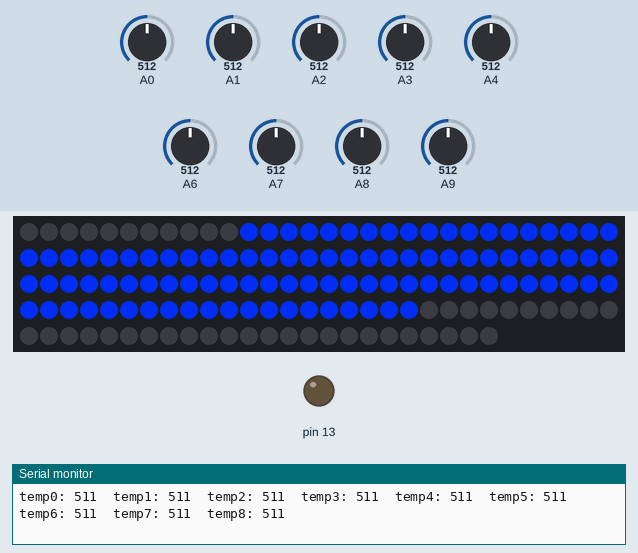
Simulated run of this sketch. Board: Arduino Mega 2560, built with avr-gcc and run on an emulated ATmega2560. Parts: 144 RGB LEDs in strip order, left to right, continuing on the next row, output pins drawn as LEDs (lit = HIGH), the last lines printed to the serial monitor. The test bench sets the inputs (shaded band); at power-on: A1 = 512, A2 = 512, A0 = 512, A3 = 512, A4 = 512, A6 = 512, A7 = 512, A8 = 512, A9 = 512.

Above: at 1.2 s.
1.3 s: A1 set to 716
2.8 s: A2 set to 716
4.3 s: A0 set to 30
5.8 s: A0 set to 306
At 6.4 s:
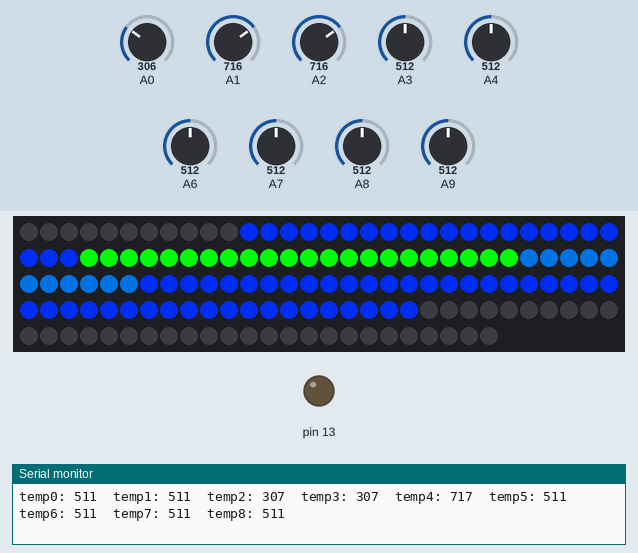
Timing chart, 0 to 8.3 s (numbered marks = the images above; inputs shaded):
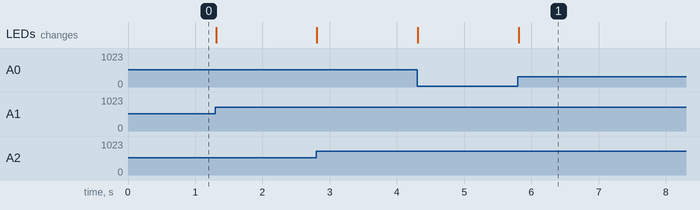

The sketch:

SCF_Arduino_Ver_5.ino
```cpp
#include <Adafruit_DotStar.h>
#include <SPI.h>         // COMMENT OUT THIS LINE FOR GEMMA OR TRINKET
#define NUMPIXELS 144 // Number of LEDs in strip

//#define TESTPIN 3

//Using LEDS with SPI, Pins 51,52 are used (MOSI, SCLK)
Adafruit_DotStar strip = Adafruit_DotStar(NUMPIXELS, DOTSTAR_RGB);

void setup() {
  #if defined(__AVR_ATtiny85__) && (F_CPU == 16000000L)
  clock_prescale_set(clock_div_1); // Enable 16 MHz on Trinket
#endif

  Serial.begin(1000000); //1 MB/s
  pinMode(13, OUTPUT);
  strip.begin(); // Initialize pins for output
  strip.show();  // Turn all LEDs off ASAP
}

void loop() {

 // digitalWrite(TESTPIN,HIGH);
 //0-200 blue->green
 //201-3ff green-> red
 uint8_t r,g,b;
 uint16_t temp0 = analogRead(A4);
 uint16_t temp1 = analogRead(A3);
 uint16_t temp2 = analogRead(A2);
 uint16_t temp3 = analogRead(A1);
 uint16_t temp4 = analogRead(A0);
 uint16_t temp5 = analogRead(A9);
 uint16_t temp6 = analogRead(A8);
 uint16_t temp7 = analogRead(A7);
 uint16_t temp8 = analogRead(A6);
// bad uint16_t temp9 = analogRead(A5);

 uint16_t avg0 = (1023-temp0);
 uint16_t avg1 = 1023-temp1;
 uint16_t avg2 = 1023-temp2;
 uint16_t avg3 = 1023-temp3;
 uint16_t avg4 = 1023-temp4;
 uint16_t avg5 = 1023-temp5;
 uint16_t avg6 = 1023-temp6;
 uint16_t avg7 = 1023-temp7;
 uint16_t avg8 = 1023-temp8;
 //uint16_t avg9 = 1023-temp9;

 Serial.print("\ntemp0: ");
 Serial.print(avg0);
 Serial.print("\ttemp1: ");
 Serial.print(avg1);
 Serial.print("\ttemp2: ");
 Serial.print(avg2);
 Serial.print("\ttemp3: ");
 Serial.print(avg3);
 Serial.print("\ttemp4: ");
 Serial.print(avg4);
 Serial.print("\ttemp5: ");
 Serial.print(avg5);
 Serial.print("\ttemp6: ");
 Serial.print(avg6);
 Serial.print("\ttemp7: ");
 Serial.print(avg7);
 Serial.print("\ttemp8: ");
 Serial.print(avg8);
// Serial.print("\ttemp9: ");
// Serial.print(avg9);

 //Color Mapping
 colormap(avg0,&r,&g,&b);
 setLedPortion(r,g,b,1);
 colormap(avg1,&r,&g,&b);
 setLedPortion(r,g,b,2);
 colormap(avg2,&r,&g,&b);
 setLedPortion(r,g,b,3);
 colormap(avg3,&r,&g,&b);
 setLedPortion(r,g,b,4);
 colormap(avg4,&r,&g,&b);
 setLedPortion(r,g,b,5);
 colormap(avg5,&r,&g,&b);
 setLedPortion(r,g,b,6);
 colormap(avg6,&r,&g,&b);
 setLedPortion(r,g,b,7);
 colormap(avg7,&r,&g,&b);
 setLedPortion(r,g,b,8);
 colormap(avg8,&r,&g,&b);
 setLedPortion(r,g,b,9);
 strip.show();

}
//Sets each pixel to the color specified in the function call, then turns on the pixel to that color
void setAllLeds(uint8_t *r,uint8_t *g,uint8_t *b){
   for(int i = 0; i<NUMPIXELS; i++)
   strip.setPixelColor(i,b,g,r);
   //strip.show();
}

//Sets portion of LEDS based on provided section
void setLedPortion(uint8_t *r,uint8_t *g,uint8_t *b, int n){
  //Each sensor has about 11 LEDS
  for(int i = n*11; i<11+(11*n);  i++)
  {
    strip.setPixelColor(i,b,g,r);
  }
}

//colormap function to map the spectrum based on the provided temp input
void colormap(uint16_t i, uint8_t *r,uint8_t *g,uint8_t *b)
{
  uint8_t v;
if (i<300)
    {
      //b-g
      v=map(i,0,300,0,255);
      //b,g,r
      //strip.setPixelColor(0,255-v,v,0);
      *r=0;
      *b=255-v;
      *g=v;

    }
    else //>301
    {
//      //g-r
      v=map(i,301,550,0,255);
      // b,g,r
      *r=v;
      *b=0;
      *g=255-v;
    }

}
```

Measured:
- after the input at 5.8 s, the LEDs: change at once (image 1)
